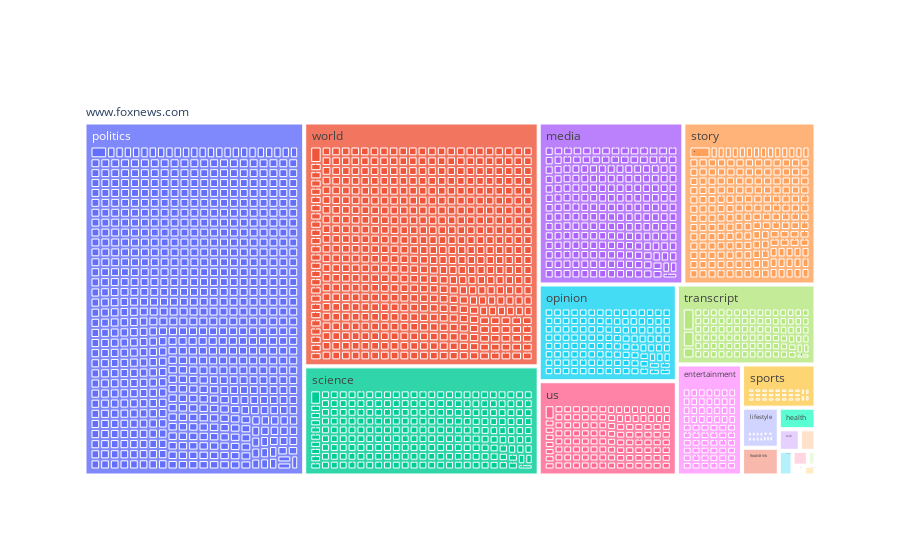

The notebook cell saved with this chart:
### Code cell
liste_site_web=['https://www.foxnews.com/']

exemple_groupby=df_urls_scrapped.loc[df_urls_scrapped.loc[:, "url_website"].isin(liste_site_web),"url"]
def parsing(x):
    parsing_url=urllib.parse.urlparse(x)
    return [parsing_url.scheme]+[parsing_url.netloc]+parsing_url.path.strip('/').split("/")


list_split=exemple_groupby.apply(lambda x:parsing(x))
list_split



liste_parser=list(map(lambda x:list(zip(x[:-1], x[1:], [x[:k+2] for k in range(len(x))])), list(list_split)))

flat_parent_child = [ x for xs in liste_parser for x in xs ]
df_tree=pd.DataFrame(flat_parent_child)
df_tree.loc[:, "ids"]=df_tree.loc[:, 2].apply(lambda x:"-".join(x))
df_tree.loc[:, "parents"]=df_tree.loc[:, "ids"].shift(1)
df_tree.loc[df_tree.loc[:, 0]=="https", "parents"]=""
df_tree.drop(columns=[0,2], inplace=True)





df_tree=df_tree.merge(df_tree.loc[:, "ids"].value_counts().reset_index(), left_on='ids', right_on='ids').drop_duplicates()


go.Figure(
    go.Treemap(
ids = list(df_tree.loc[:, "ids"]),
labels = list(df_tree.loc[:, 1]),
parents = list(df_tree.loc[:, "parents"]),
values = list(df_tree.loc[:, "count"]),
branchvalues="total"
)
)

### Figure 1 — Plotly figure (JSON) as saved in the notebook; plotly's stock layout.template omitted (floating-point values rounded to 4 significant figures; data arrays with more than 128 entries replaced by an {"elided": "..."} marker saying what was removed)
{"data": [{"branchvalues": "total", "ids": {"elided": "2294 str values"}, "labels": {"elided": "2294 str values"}, "parents": {"elided": "2294 str values"}, "type": "treemap", "values": {"elided": "2294 int values"}}], "layout": {}}
